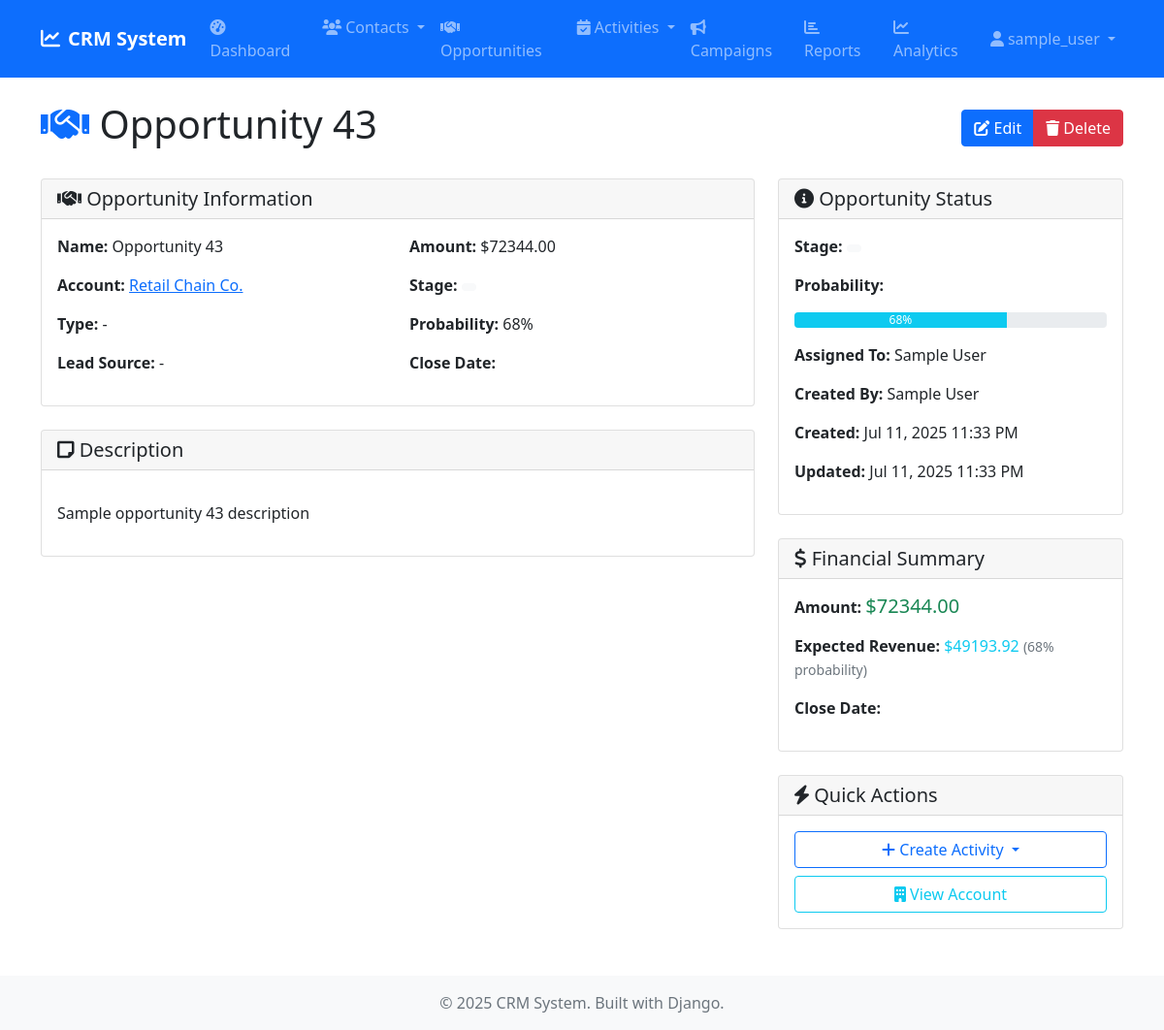
The page /opportunities/49/ (signed in) on the database its author committed.
### opportunities/models.py (models this page shows, shortened)
class Opportunity(models.Model):
    SALES_STAGE = [
        ('prospecting', 'Prospecting'),
        ('qualification', 'Qualification'),
        ('needs_analysis', 'Needs Analysis'),
        ('value_proposition', 'Value Proposition'),
        ('id_decision_makers', 'Id. Decision Makers'),
        ('perception_analysis', 'Perception Analysis'),
        ('proposal', 'Proposal/Price Quote'),
        ('negotiation', 'Negotiation/Review'),
        ('closed_won', 'Closed Won'),
        ('closed_lost', 'Closed Lost'),
    ]
    LEAD_SOURCE = [
        ('existing_customer', 'Existing Customer'),
        ('partner', 'Partner'),
        ('public_relations', 'Public Relations'),
        ('direct_mail', 'Direct Mail'),
        ('conference', 'Conference'),
        ('trade_show', 'Trade Show'),
        ('web_site', 'Web Site'),
        ('word_of_mouth', 'Word of mouth'),
        ('email', 'Email'),
        ('campaign', 'Campaign'),
        ('other', 'Other'),
    ]
    TYPE_CHOICES = [
        ('existing_business', 'Existing Business'),
        ('new_business', 'New Business'),
    ]
    name = models.CharField(max_length=200)
    account = models.ForeignKey(Account, on_delete=models.CASCADE, related_name='opportunities')
    contact = models.ForeignKey(Contact, on_delete=models.SET_NULL, null=True, blank=True)
    amount = models.DecimalField(max_digits=15, decimal_places=2)
    sales_stage = models.CharField(max_length=20, choices=SALES_STAGE, default='prospecting')
    probability = models.IntegerField(default=0, help_text='Probability of closing (0-100%)')
    expected_close_date = models.DateField()
    opportunity_type = models.CharField(max_length=20, choices=TYPE_CHOICES, blank=True)
    lead_source = models.CharField(max_length=20, choices=LEAD_SOURCE, blank=True)
    next_step = models.CharField(max_length=200, blank=True)
    description = models.TextField(blank=True)
    assigned_to = models.ForeignKey(User, on_delete=models.SET_NULL, null=True, blank=True)
    created_by = models.ForeignKey(User, on_delete=models.SET_NULL, null=True, blank=True, related_name='created_opportunities')
    created_at = models.DateTimeField(auto_now_add=True)
    updated_at = models.DateTimeField(auto_now=True)
    class Meta:
        ordering = ['-expected_close_date']
        verbose_name_plural = 'Opportunities'
    @property
    def weighted_amount(self):
        if self.amount and self.probability is not None:
            from decimal import Decimal
            return self.amount * (Decimal(str(self.probability)) / Decimal('100'))
        return Decimal('0')

### accounts/models.py (models this page shows, shortened)
class Account(models.Model):
    ACCOUNT_TYPES = [
        ('customer', 'Customer'),
        ('prospect', 'Prospect'),
        ('partner', 'Partner'),
        ('competitor', 'Competitor'),
        ('other', 'Other'),
    ]
    INDUSTRIES = [
        ('technology', 'Technology'),
        ('healthcare', 'Healthcare'),
        ('finance', 'Finance'),
        ('education', 'Education'),
        ('retail', 'Retail'),
        ('manufacturing', 'Manufacturing'),
        ('other', 'Other'),
    ]
    name = models.CharField(max_length=200)
    account_type = models.CharField(max_length=20, choices=ACCOUNT_TYPES, default='customer')
    industry = models.CharField(max_length=20, choices=INDUSTRIES, blank=True)
    website = models.URLField(blank=True)
    phone = models.CharField(max_length=20, blank=True)
    email = models.EmailField(blank=True)
    billing_street = models.TextField(blank=True)
    billing_city = models.CharField(max_length=100, blank=True)
    billing_state = models.CharField(max_length=100, blank=True)
    billing_postal_code = models.CharField(max_length=20, blank=True)
    billing_country = models.CharField(max_length=100, blank=True)
    shipping_street = models.TextField(blank=True)
    shipping_city = models.CharField(max_length=100, blank=True)
    shipping_state = models.CharField(max_length=100, blank=True)
    shipping_postal_code = models.CharField(max_length=20, blank=True)
    shipping_country = models.CharField(max_length=100, blank=True)
    annual_revenue = models.DecimalField(max_digits=15, decimal_places=2, null=True, blank=True)
    employees = models.IntegerField(null=True, blank=True)
    description = models.TextField(blank=True)
    assigned_to = models.ForeignKey(User, on_delete=models.SET_NULL, null=True, blank=True)
    created_by = models.ForeignKey(User, on_delete=models.SET_NULL, null=True, blank=True, related_name='created_accounts')
    created_at = models.DateTimeField(auto_now_add=True)
    updated_at = models.DateTimeField(auto_now=True)
    class Meta:
        ordering = ['name']

### opportunities/views.py (the view)
# urls.py: path('<int:pk>/', views.OpportunityDetailView.as_view(), name='detail'),
class OpportunityDetailView(LoginRequiredMixin, DetailView):
    model = Opportunity
    template_name = 'opportunities/opportunity_detail.html'
    context_object_name = 'opportunity'

### templates/opportunities/opportunity_detail.html (shortened to what this page needs)
{% extends 'base.html' %}
{% block content %}
<div class="d-flex justify-content-between align-items-center mb-4">
    <h1><i class="fas fa-handshake text-primary"></i> {{ opportunity.name }}</h1>
    <div class="btn-group">
        <a href="{% url 'opportunities:edit' opportunity.pk %}" class="btn btn-primary">
            <i class="fas fa-edit"></i> Edit
        </a>
        <a href="{% url 'opportunities:delete' opportunity.pk %}" class="btn btn-danger">
            <i class="fas fa-trash"></i> Delete
        </a>
    </div>
</div>
<div class="row">
    <div class="col-lg-8">
        <div class="card mb-4">
            <div class="card-header">
                <h5 class="card-title mb-0"><i class="fas fa-handshake"></i> Opportunity Information</h5>
            </div>
            <div class="card-body">
                <div class="row">
                    <div class="col-md-6">
                        <p><strong>Name:</strong> {{ opportunity.name }}</p>
                        <p><strong>Account:</strong>
                            {% if opportunity.account %}
                                <a href="{% url 'accounts:detail' opportunity.account.pk %}">{{ opportunity.account.name }}</a>
                            {% else %}
                                -
                            {% endif %}
                        </p>
                        <p><strong>Type:</strong> {{ opportunity.get_opportunity_type_display|default:"-" }}</p>
                        <p><strong>Lead Source:</strong> {{ opportunity.get_lead_source_display|default:"-" }}</p>
                    </div>
                    <div class="col-md-6">
                        <p><strong>Amount:</strong>
                            {% if opportunity.amount %}
                                ${{ opportunity.amount|floatformat:2 }}
                            {% else %}
                                -
                            {% endif %}
                        </p>
                        <p><strong>Stage:</strong>
                            <span class="badge {% if opportunity.stage == 'prospecting' %}bg-info{% elif opportunity.stage == 'qualification' %}bg-warning{% elif opportunity.stage == 'proposal' %}bg-primary{% elif opportunity.stage == 'negotiation' %}bg-secondary{% elif opportunity.stage == 'closed_won' %}bg-success{% elif opportunity.stage == 'closed_lost' %}bg-danger{% else %}bg-light text-dark{% endif %}">
                            </span>
                        </p>
                        <p><strong>Probability:</strong> {{ opportunity.probability }}%</p>
                        <p><strong>Close Date:</strong> {{ opportunity.close_date|date:"M d, Y" }}</p>
                    </div>
                </div>
            </div>
        </div>
        {% if opportunity.description %}
        <div class="card mb-4">
            <div class="card-header">
                <h5 class="card-title mb-0"><i class="fas fa-sticky-note"></i> Description</h5>
            </div>
            <div class="card-body">
                <p>{{ opportunity.description|linebreaks }}</p>
            </div>
        </div>
        {% endif %}
    </div>
    <div class="col-lg-4">
        <div class="card mb-4">
            <div class="card-header">
                <h5 class="card-title mb-0"><i class="fas fa-info-circle"></i> Opportunity Status</h5>
            </div>
            <div class="card-body">
                <p><strong>Stage:</strong>
                    <span class="badge {% if opportunity.stage == 'prospecting' %}bg-info{% elif opportunity.stage == 'qualification' %}bg-warning{% elif opportunity.stage == 'proposal' %}bg-primary{% elif opportunity.stage == 'negotiation' %}bg-secondary{% elif opportunity.stage == 'closed_won' %}bg-success{% elif opportunity.stage == 'closed_lost' %}bg-danger{% else %}bg-light text-dark{% endif %}">
                    </span>
                </p>
                <p><strong>Probability:</strong>
                    <div class="progress">
                        <div class="progress-bar {% if opportunity.probability >= 80 %}bg-success{% elif opportunity.probability >= 60 %}bg-info{% elif opportunity.probability >= 40 %}bg-warning{% else %}bg-danger{% endif %}"
                             role="progressbar"
                             style="width: {{ opportunity.probability }}%"
                             aria-valuenow="{{ opportunity.probability }}"
                             aria-valuemin="0"
                             aria-valuemax="100">
                            {{ opportunity.probability }}%
                        </div>
                    </div>
                </p>
                <p><strong>Assigned To:</strong> {{ opportunity.assigned_to.get_full_name|default:"-" }}</p>
                <p><strong>Created By:</strong> {{ opportunity.created_by.get_full_name|default:"-" }}</p>
                <p><strong>Created:</strong> {{ opportunity.created_at|date:"M d, Y g:i A" }}</p>
                <p><strong>Updated:</strong> {{ opportunity.updated_at|date:"M d, Y g:i A" }}</p>
            </div>
        </div>
        <div class="card mb-4">
            <div class="card-header">
                <h5 class="card-title mb-0"><i class="fas fa-dollar-sign"></i> Financial Summary</h5>
            </div>
            <div class="card-body">
                <p><strong>Amount:</strong>
                    {% if opportunity.amount %}
                        <span class="h5 text-success">${{ opportunity.amount|floatformat:2 }}</span>
                    {% else %}
                        <span class="text-muted">Not specified</span>
                    {% endif %}
                </p>
                <p><strong>Expected Revenue:</strong>
                    {% if opportunity.amount and opportunity.probability %}
                        <span class="text-info">${{ opportunity.weighted_amount|floatformat:2 }}</span>
                        <small class="text-muted">({{ opportunity.probability }}% probability)</small>
                    {% else %}
                        <span class="text-muted">-</span>
                    {% endif %}
                </p>
                <p><strong>Close Date:</strong>
                </p>
            </div>
        </div>
        <div class="card">
            <div class="card-header">
                <h5 class="card-title mb-0"><i class="fas fa-bolt"></i> Quick Actions</h5>
            </div>
            <div class="card-body">
                <div class="d-grid gap-2">
                    <div class="dropdown">
                        <button class="btn btn-outline-primary dropdown-toggle w-100" type="button" data-bs-toggle="dropdown">
                            <i class="fas fa-plus"></i> Create Activity
                        </button>
                    </div>
                    {% if opportunity.account %}
                    <a href="{% url 'accounts:detail' opportunity.account.pk %}" class="btn btn-outline-info">
                        <i class="fas fa-building"></i> View Account
                    </a>
                    {% endif %}
                </div>
            </div>
        </div>
    </div>
</div>
{% endblock %}

### templates/base.html (shortened to what this page needs)
<!DOCTYPE html>
<html lang="en">
<head>
    <link href="https://cdn.jsdelivr.net/npm/bootstrap@5.1.3/dist/css/bootstrap.min.css" rel="stylesheet">
    <link href="https://cdnjs.cloudflare.com/ajax/libs/font-awesome/6.0.0/css/all.min.css" rel="stylesheet">
    {% load static %}
    <link href="{% static 'css/custom.css' %}" rel="stylesheet">
</head>
<body>
    <nav class="navbar navbar-expand-lg navbar-dark bg-primary">
        <div class="container">
            <a class="navbar-brand" href="{% url 'dashboard:home' %}">
                <i class="fas fa-chart-line me-2"></i>CRM System
            </a>
            {% if user.is_authenticated %}
            <div class="collapse navbar-collapse" id="navbarNav">
                <ul class="navbar-nav me-auto">
                    <li class="nav-item">
                        <a class="nav-link" href="{% url 'dashboard:home' %}">
                            <i class="fas fa-tachometer-alt me-1"></i>Dashboard
                        </a>
                    </li>
                    <li class="nav-item dropdown">
                        <a class="nav-link dropdown-toggle" href="#" role="button" data-bs-toggle="dropdown">
                            <i class="fas fa-users me-1"></i>Contacts
                        </a>
                    </li>
                    <li class="nav-item">
                        <a class="nav-link" href="{% url 'opportunities:list' %}">
                            <i class="fas fa-handshake me-1"></i>Opportunities
                        </a>
                    </li>
                    <li class="nav-item dropdown">
                        <a class="nav-link dropdown-toggle" href="#" role="button" data-bs-toggle="dropdown">
                            <i class="fas fa-calendar-check me-1"></i>Activities
                        </a>
                    </li>
                    <li class="nav-item">
                        <a class="nav-link" href="{% url 'campaigns:list' %}">
                            <i class="fas fa-bullhorn me-1"></i>Campaigns
                        </a>
                    </li>
                    <li class="nav-item">
                        <a class="nav-link" href="{% url 'dashboard:reports' %}">
                            <i class="fas fa-chart-bar me-1"></i>Reports
                        </a>
                    </li>
                    <li class="nav-item">
                        <a class="nav-link" href="{% url 'dashboard:analytics' %}">
                            <i class="fas fa-chart-line me-1"></i>Analytics
                        </a>
                    </li>
                </ul>
                <ul class="navbar-nav">
                    <li class="nav-item dropdown">
                        <a class="nav-link dropdown-toggle" href="#" role="button" data-bs-toggle="dropdown">
                            <i class="fas fa-user me-1"></i>{{ user.username }}
                        </a>
                    </li>
                </ul>
            </div>
            {% endif %}
        </div>
    </nav>
    <main class="container my-4">
        {% block content %}
        {% endblock %}
    </main>
    <footer class="bg-light text-center py-3 mt-5">
        <div class="container">
            <p class="text-muted mb-0">&copy; 2025 CRM System. Built with Django.</p>
        </div>
    </footer>
</body>
</html>

### static/css/custom.css (style rules this page uses)
.navbar-brand { font-weight: bold; }

### rows shown on the page
Opportunity: name "Opportunity 43", account.name "Retail Chain Co.", opportunity_type "-", lead_source "-", amount "72344.00", probability "68", description "Sample opportunity 43 description", assigned_to.get_full_name "Sample User", created_by.get_full_name "Sample User", created_at "Jul 11, 2025 11:33 PM", updated_at "Jul 11, 2025 11:33 PM", weighted_amount "49193.92"

### other values the page prints
{{ user.username }} "sample_user"
